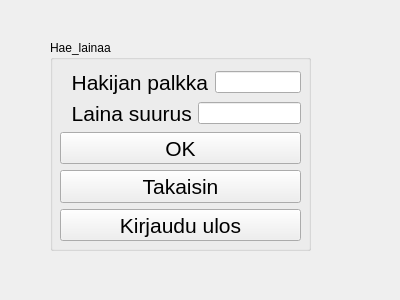
<?xml version="1.0" encoding="UTF-8"?>
<ui version="4.0">
 <class>Hae_Lainaa</class>
 <widget class="QWidget" name="Hae_Lainaa">
  <property name="geometry">
   <rect>
    <x>0</x>
    <y>0</y>
    <width>400</width>
    <height>300</height>
   </rect>
  </property>
  <property name="windowTitle">
   <string>Form</string>
  </property>
  <widget class="QGroupBox" name="groupBox_Hae_lainaa">
   <property name="geometry">
    <rect>
     <x>50</x>
     <y>40</y>
     <width>261</width>
     <height>211</height>
    </rect>
   </property>
   <property name="title">
    <string>Hae_lainaa</string>
   </property>
   <widget class="QWidget" name="">
    <property name="geometry">
     <rect>
      <x>10</x>
      <y>30</y>
      <width>241</width>
      <height>171</height>
     </rect>
    </property>
    <layout class="QVBoxLayout" name="verticalLayout">
     <item>
      <layout class="QHBoxLayout" name="horizontalLayout">
       <item>
        <widget class="QLabel" name="label_Hakijan_palkka">
         <property name="font">
          <font>
           <pointsize>16</pointsize>
          </font>
         </property>
         <property name="text">
          <string>  Hakijan palkka</string>
         </property>
        </widget>
       </item>
       <item>
        <widget class="QLineEdit" name="lineEdit_Hakijan_palkka"/>
       </item>
      </layout>
     </item>
     <item>
      <layout class="QHBoxLayout" name="horizontalLayout_2">
       <item>
        <widget class="QLabel" name="label_Laina_suurus">
         <property name="font">
          <font>
           <pointsize>16</pointsize>
          </font>
         </property>
         <property name="text">
          <string>  Laina suurus</string>
         </property>
        </widget>
       </item>
       <item>
        <widget class="QLineEdit" name="lineEdit_Laina_suurus"/>
       </item>
      </layout>
     </item>
     <item>
      <widget class="QPushButton" name="pushButton_Ok">
       <property name="font">
        <font>
         <pointsize>16</pointsize>
        </font>
       </property>
       <property name="text">
        <string>OK</string>
       </property>
      </widget>
     </item>
     <item>
      <widget class="QPushButton" name="pushButton_Takaisin">
       <property name="font">
        <font>
         <pointsize>16</pointsize>
        </font>
       </property>
       <property name="text">
        <string>Takaisin</string>
       </property>
      </widget>
     </item>
     <item>
      <widget class="QPushButton" name="pushButton_Kirjaudu_ulos">
       <property name="font">
        <font>
         <pointsize>16</pointsize>
        </font>
       </property>
       <property name="text">
        <string>Kirjaudu ulos</string>
       </property>
      </widget>
     </item>
    </layout>
   </widget>
  </widget>
 </widget>
 <resources/>
 <connections/>
</ui>
